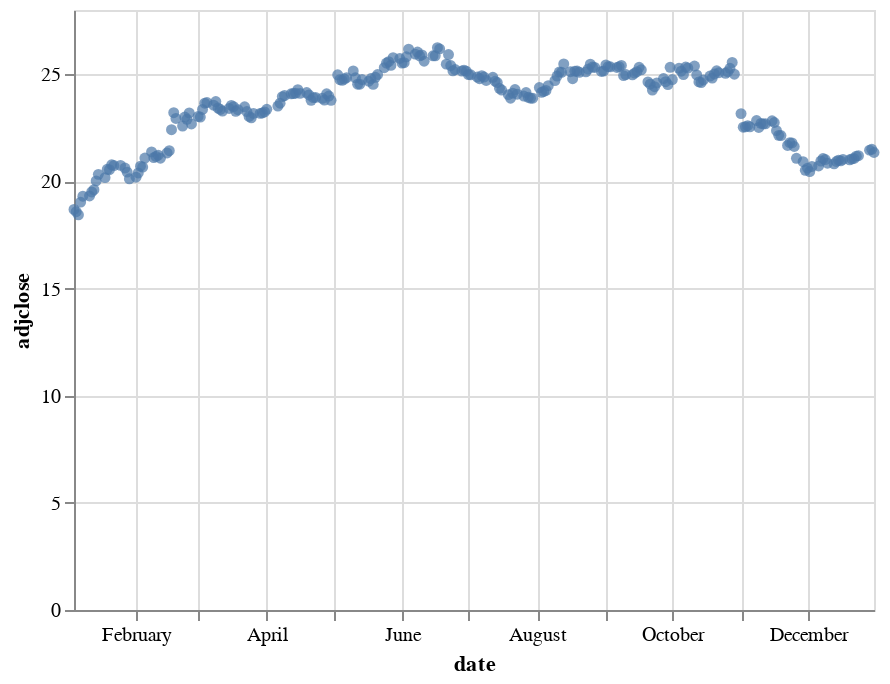

Source (notebook cell):
### Code cell
c

### Figure 1 — Vega-Lite specification as saved in the notebook (floating-point values rounded to 4 significant figures; data arrays with more than 128 entries replaced by an {"elided": "..."} marker saying what was removed)
{"config": {"view": {"continuousWidth": 400, "continuousHeight": 300}}, "data": {"name": "data-0b7e4123b36d51f5b259bf42de502bea"}, "mark": "circle", "encoding": {"x": {"type": "temporal", "field": "date"}, "y": {"type": "quantitative", "field": "adjclose"}}, "$schema": "https://vega.github.io/schema/vega-lite/v4.8.1.json", "datasets": {"data-0b7e4123b36d51f5b259bf42de502bea": {"elided": "254 records"}}}
